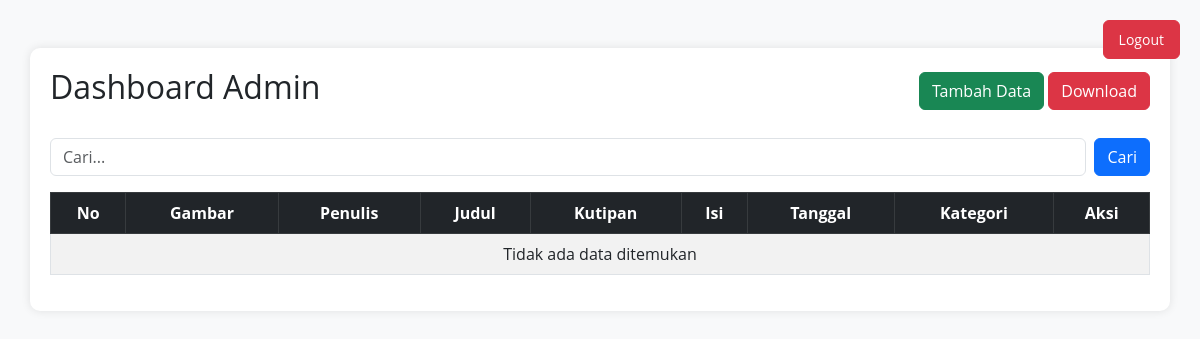
The page /admin/dashboard.php?keyword=Teknologi Web: Tren dan Masa Depan on the database as committed earlier.
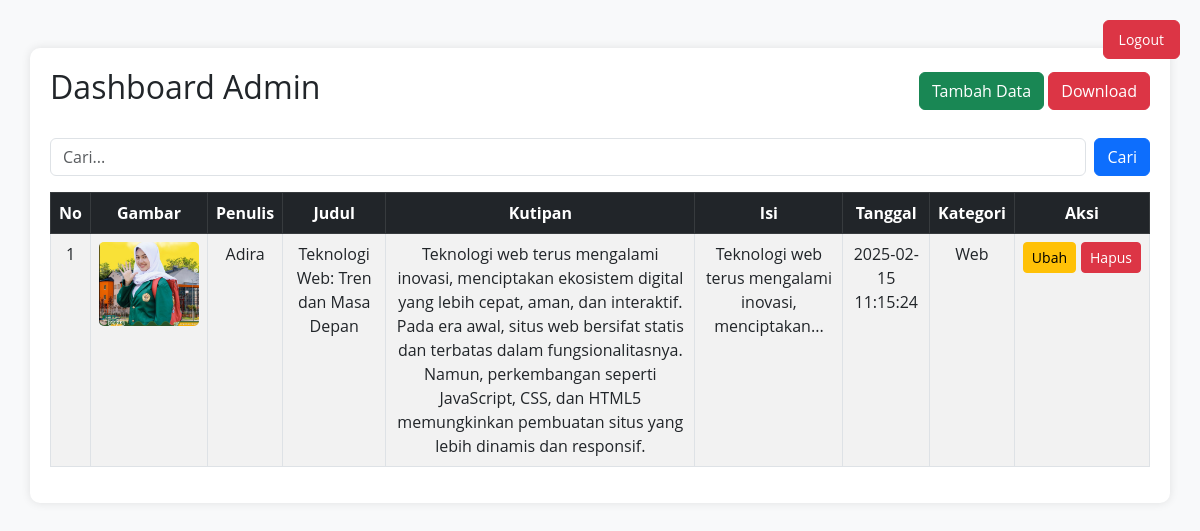
The same page on the database as committed later.
### tables this page shows
CREATE TABLE `halaman` (
  `id` int NOT NULL,
  `penulis` varchar(50) DEFAULT NULL,
  `judul` varchar(100) DEFAULT NULL,
  `kutipan` longtext,
  `isi` longtext,
  `gambar` varchar(50) DEFAULT NULL,
  `tgl_isi` timestamp NULL DEFAULT NULL,
  `kategori` varchar(50) DEFAULT NULL
);

### functions.php (called while the page is built, shortened)
<?php
$conn = mysqli_connect("localhost", "root", "", "news");
function query($query)
{
    global $conn;
    $result = mysqli_query($conn, $query);
    $rows = [];
    while ($row = mysqli_fetch_assoc($result)) {
        $rows[] = $row;
    }
    return $rows;
}

### admin/dashboard.php (the view, shortened to what this page needs)
<?php
require '../functions.php';
if (isset($_GET['keyword'])) {
    $keyword = $_GET['keyword'];
    $query = "SELECT * FROM halaman WHERE judul LIKE '%$keyword%' OR penulis LIKE '%$keyword%' OR kategori LIKE '%$keyword%'";
} else {
    $query = "SELECT * FROM halaman";
}
$h = query($query) ?? [];
?>
<!doctype html>
<html lang="en">
<head>
    <link href="https://cdn.jsdelivr.net/npm/bootstrap@5.3.0/dist/css/bootstrap.min.css" rel="stylesheet">
</head>
<body>
    <div class="container mt-5">
        <a href="../logout.php" class="btn btn-danger logout-btn">Logout</a>
        <div class="d-flex justify-content-between align-items-center mb-4">
            <h2>Dashboard Admin</h2>
            <div>
                <a href="tambah.php" class="btn btn-success">Tambah Data</a>
                <button class="btn btn-danger" onclick="window.print()">Download</button>
            </div>
        </div>
        <div class="mb-3">
            <form method="GET" class="d-flex" action="dashboard.php">
                <input type="text" class="form-control me-2" name="keyword" placeholder="Cari...">
                <button class="btn btn-primary" type="submit">Cari</button>
            </form>
        </div>
        <div class="table-responsive">
            <table class="table table-bordered table-striped text-center">
                <thead class="table-dark">
                    <tr>
                        <th>No</th>
                        <th>Gambar</th>
                        <th>Penulis</th>
                        <th>Judul</th>
                        <th>Kutipan</th>
                        <th>Isi</th>
                        <th>Tanggal</th>
                        <th>Kategori</th>
                        <th>Aksi</th>
                    </tr>
                </thead>
                <tbody>
                    <?php if (!empty($h)): ?>
                    <?php $no = 1; ?>
                    <?php foreach ($h as $item) : ?>
                    <tr>
                        <td><?= $no; ?></td>
                        <td><img src="../img/<?= $item["gambar"]; ?>" alt="Gambar"></td>
                        <td><?= $item["penulis"]; ?></td>
                        <td><?= $item["judul"]; ?></td>
                        <td><?= $item["kutipan"]; ?></td>
                        <td><?= substr($item["isi"], 0, 50) . '...'; ?></td>
                        <td><?= $item["tgl_isi"]; ?></td>
                        <td><?= $item["kategori"]; ?></td>
                        <td>
                            <div class="action-buttons">
                                <a href="ubah.php?id=<?= $item["id"]; ?>" class="btn btn-warning btn-sm">Ubah</a>
                                <a href="hapus.php?id=<?= $item["id"]; ?>" class="btn btn-danger btn-sm"
                                    onclick="return confirm('Yakin ingin menghapus?')">Hapus</a>
                            </div>
                        </td>
                    </tr>
                    <?php $no++; ?>
                    <?php endforeach; ?>
                    <?php else: ?>
                    <tr>
                        <td colspan="9">Tidak ada data ditemukan</td>
                    </tr>
                    <?php endif; ?>
                </tbody>
            </table>
        </div>
    </div>
</body>
</html>

Rows that differ between the two databases and show on the page:
added halaman: gambar (picture), penulis "Adira", judul "Teknologi Web: Tren dan Masa Depan", kutipan "Teknologi web terus mengalami inovasi, menciptakan ekosistem digital yang lebih cepat, aman, dan interaktif. Pada era awal, situs web bersifat statis dan terbatas dalam fungsionalitasnya. Namun, perkembangan seperti JavaScript, CSS, dan HTML5 memungkinkan pembuatan situs yang lebih dinamis dan responsif.", isi "Teknologi web terus mengalami inovasi, menciptakan", tgl_isi "2025-02-15 11:15:24", kategori "Web"
Other text that changed with them:
text no longer shown: "Tidak ada data ditemukan"
